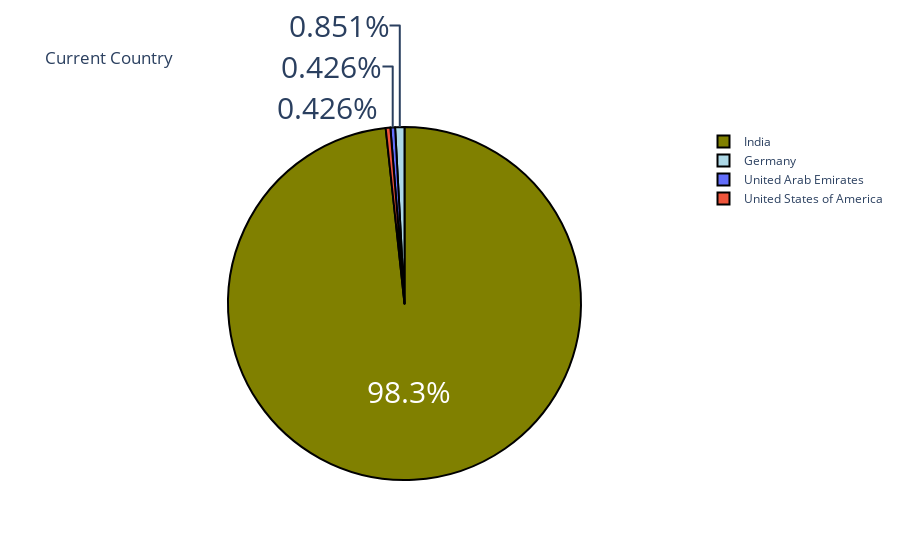

The notebook cell saved with this chart:
### Code cell
#Objective - 1
country = data['Your Current Country.'].value_counts()
label = country.index
counts = country.values
colors = ['olive','lightblue']
figure = go.Figure(data = [go.Pie(labels= label, values = counts)])
figure.update_layout(title_text="Current Country")
figure.update_traces(hoverinfo ='label+value', textinfo = 'percent', textfont_size = 30, 
                     marker = dict(colors= colors, line = dict(color='black',width =2)))
figure.show()

### Figure 1 — Plotly figure (JSON) as saved in the notebook; plotly's stock layout.template omitted (floating-point values rounded to 4 significant figures)
{"data": [{"hoverinfo": "label+value", "labels": ["India", "Germany", "United Arab Emirates", "United States of America"], "marker": {"colors": ["olive", "lightblue"], "line": {"color": "black", "width": 2}}, "textfont": {"size": 30}, "textinfo": "percent", "type": "pie", "values": [231, 2, 1, 1]}], "layout": {"autosize": true, "title": {"text": "Current Country"}}}
